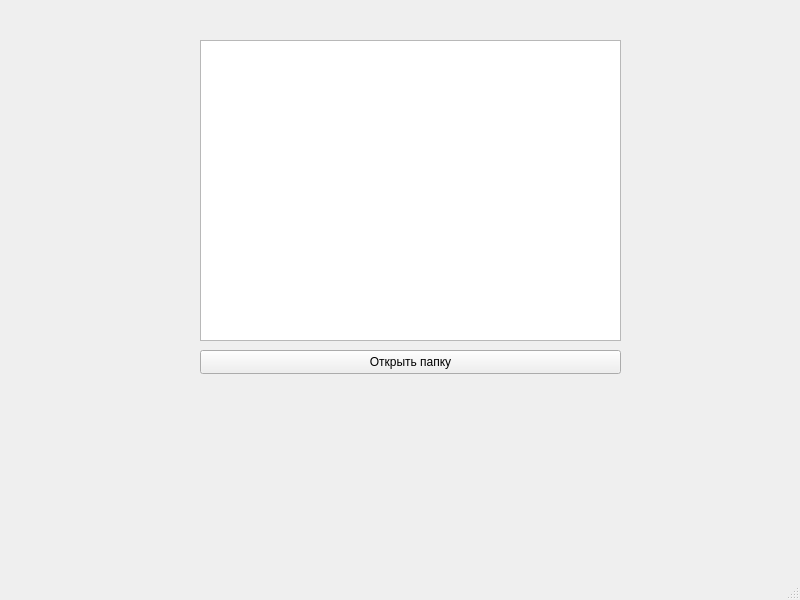
<?xml version="1.0" encoding="UTF-8"?>
<ui version="4.0">
 <class>MainWindow</class>
 <widget class="QMainWindow" name="MainWindow">
  <property name="geometry">
   <rect>
    <x>0</x>
    <y>0</y>
    <width>800</width>
    <height>600</height>
   </rect>
  </property>
  <property name="windowTitle">
   <string>MainWindow</string>
  </property>
  <widget class="QWidget" name="centralwidget">
   <widget class="QLabel" name="label_sf">
    <property name="geometry">
     <rect>
      <x>270</x>
      <y>390</y>
      <width>301</width>
      <height>20</height>
     </rect>
    </property>
    <property name="text">
     <string/>
    </property>
   </widget>
   <widget class="QLabel" name="label_files">
    <property name="geometry">
     <rect>
      <x>270</x>
      <y>420</y>
      <width>301</width>
      <height>16</height>
     </rect>
    </property>
    <property name="text">
     <string/>
    </property>
   </widget>
   <widget class="QPushButton" name="pushButton">
    <property name="geometry">
     <rect>
      <x>200</x>
      <y>350</y>
      <width>421</width>
      <height>24</height>
     </rect>
    </property>
    <property name="text">
     <string>Открыть папку</string>
    </property>
   </widget>
   <widget class="QTreeView" name="treeView">
    <property name="geometry">
     <rect>
      <x>200</x>
      <y>40</y>
      <width>421</width>
      <height>301</height>
     </rect>
    </property>
   </widget>
  </widget>
  <widget class="QMenuBar" name="menubar">
   <property name="geometry">
    <rect>
     <x>0</x>
     <y>0</y>
     <width>800</width>
     <height>22</height>
    </rect>
   </property>
  </widget>
  <widget class="QStatusBar" name="statusbar"/>
 </widget>
 <resources/>
 <connections/>
</ui>
